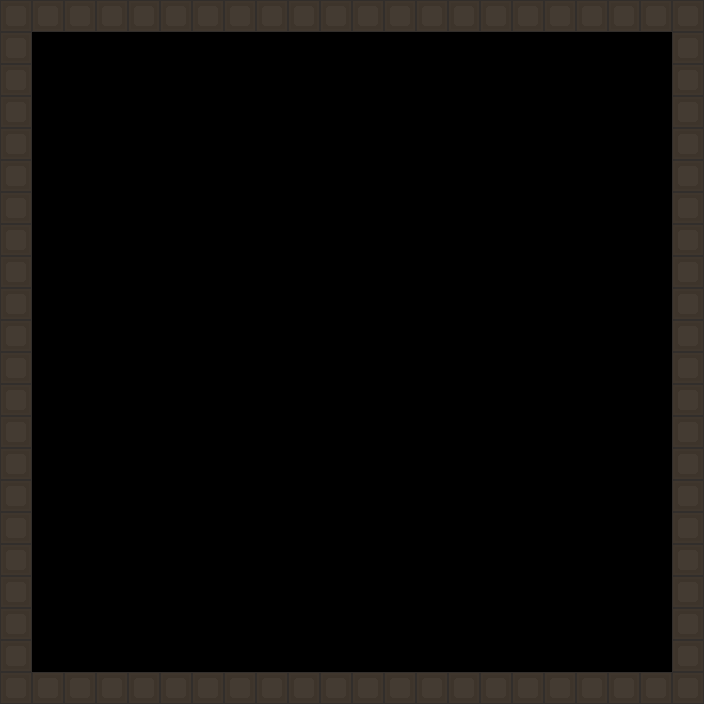

A 2D game scene composited from a Tiled map and its tileset images. What follows is a short description and the map's XML, with each tile layer's data collapsed to a summary:
An orthogonal 22x22 tile map with 32x32 px tiles, 2 tile layers (walls, entities), 4 tilesets.

<map version="1.0" orientation="orthogonal" width="22" height="22" tilewidth="32" tileheight="32">
 <tileset firstgid="1" name="tile" tilewidth="32" tileheight="32">
  <image source="../1/tile.png" trans="2991b3" width="32" height="32" />
  <tile id="0">
   <properties>
    <property name="solid" value="true" />
   </properties>
  </tile>
 </tileset>
 <tileset firstgid="2" name="Spike" tilewidth="32" tileheight="32">
  <image source="../../global/mobs/Spike.png" trans="2991b3" width="32" height="32" />
  <tile id="0">
   <properties>
    <property name="spike" value="true" />
   </properties>
  </tile>
 </tileset>
 <tileset firstgid="3" name="UpsideDownSpike" tilewidth="32" tileheight="32">
  <image source="../../global/mobs/UpsideDownSpike.png" trans="2991b3" width="32" height="32" />
  <tile id="0">
   <properties>
    <property name="spike" value="true" />
   </properties>
  </tile>
 </tileset>
 <tileset firstgid="4" name="Key" tilewidth="32" tileheight="32">
  <image source="../../global/mobs/Key.png" trans="2991b3" width="32" height="32" />
  <tile id="0">
   <properties>
    <property name="key" value="true" />
   </properties>
  </tile>
 </tileset>
 <layer name="walls" width="22" height="22">
  <data>[484 cells, 84 non-empty, 1 distinct tile ids]</data>
 </layer>
 <layer name="entities" width="22" height="22">
  <data>[484 cells, 0 non-empty, 0 distinct tile ids]</data>
 </layer>
 <objectgroup name="mobs" width="22" height="22" />
</map>
